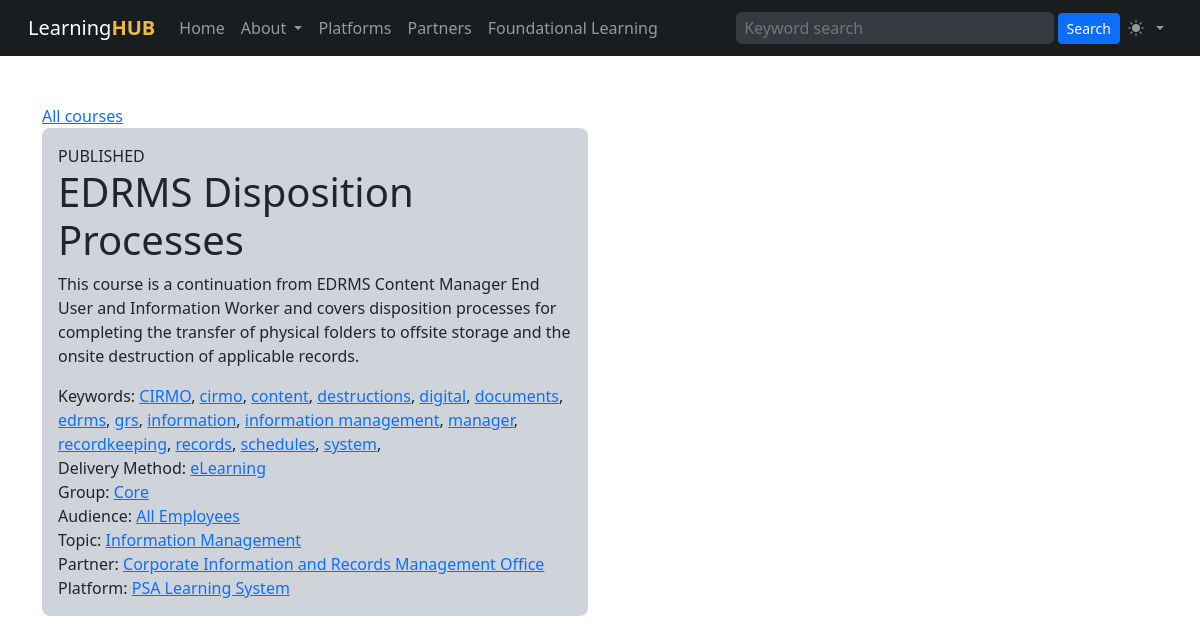
/course.php?cid=32, run on the app's committed database.
### tables this page shows
CREATE TABLE "courses" (
    "id" INTEGER PRIMARY KEY AUTOINCREMENT NOT NULL,
    "status" VARCHAR NOT NULL,
    "sortorder" INTEGER,
    "name" VARCHAR NOT NULL,
    "slug" VARCHAR,
    "description" VARCHAR NOT NULL,
    "created" DATETIME NOT NULL,
    "modified" DATETIME,
    "platform_last_updated" DATETIME,
    "expiry_date" DATETIME,
    "user_idir" VARCHAR,
    "course_id" INTEGER,
    "weight" INTEGER,
    "url" VARCHAR,
    "search" TEXT,
    "keywords" VARCHAR,
    "refresh_cycle" TEXT,
    "partner_id" INTEGER,
    "platform_id" INTEGER,
    "dmethod_id" INTEGER,
    "group_id" INTEGER,
    "audience_id" INTEGER,
    "topic_id" INTEGER,
    FOREIGN KEY(partner_id) REFERENCES learning_partners(id),
    FOREIGN KEY(platform_id) REFERENCES learning_platforms(id),
    FOREIGN KEY(dmethod_id) REFERENCES delivery_methods(id),
    FOREIGN KEY(group_id) REFERENCES groups(id),
    FOREIGN KEY(audience_id) REFERENCES audiences(id),
    FOREIGN KEY(topic_id) REFERENCES topics(id)
);

CREATE TABLE "delivery_methods" (
    "id" INTEGER PRIMARY KEY AUTOINCREMENT NOT NULL,
    "created" DATETIME,
    "modified" DATETIME,
    "sortorder" INTEGER,
    "name" VARCHAR,
    "slug" VARCHAR,
    "description" VARCHAR,
    "icon" VARCHAR,
    "color" VARCHAR
);

CREATE TABLE "groups" (
    "id" INTEGER PRIMARY KEY AUTOINCREMENT NOT NULL,
    "created" DATETIME,
    "modified" DATETIME,
    "sortorder" INTEGER,
    "name" VARCHAR,
    "slug" VARCHAR,
    "description" VARCHAR,
    "icon" VARCHAR,
    "color" VARCHAR
);

CREATE TABLE "audiences" (
    "id" INTEGER PRIMARY KEY AUTOINCREMENT NOT NULL,
    "created" DATETIME,
    "modified" DATETIME,
    "sortorder" INTEGER,
    "name" VARCHAR,
    "slug" VARCHAR,
    "description" VARCHAR,
    "icon" VARCHAR,
    "color" VARCHAR
);

CREATE TABLE "topics" (
    "id" INTEGER PRIMARY KEY AUTOINCREMENT NOT NULL,
    "created" DATETIME,
    "modified" DATETIME,
    "sortorder" INTEGER,
    "name" VARCHAR,
    "slug" VARCHAR,
    "description" VARCHAR,
    "icon" VARCHAR,
    "color" VARCHAR
);

CREATE TABLE "learning_partners" (
    "id" INTEGER PRIMARY KEY AUTOINCREMENT NOT NULL,
    "created" DATETIME,
    "modified" DATETIME,
    "sortorder" INTEGER,
    "name" VARCHAR,
    "slug" VARCHAR,
    "description" VARCHAR,
    "icon" VARCHAR,
    "logo" VARCHAR,
    "color" VARCHAR,
    "url" VARCHAR,
    "admin_name" VARCHAR,
    "admin_email" VARCHAR
);

CREATE TABLE "learning_platforms" (
    "id" INTEGER PRIMARY KEY AUTOINCREMENT NOT NULL,
    "created" DATETIME,
    "modified" DATETIME,
    "sortorder" INTEGER,
    "name" VARCHAR,
    "slug" VARCHAR,
    "description" VARCHAR,
    "logo" VARCHAR,
    "icon" VARCHAR,
    "color" VARCHAR,
    "url" VARCHAR
);

### course.php (the view)
<?php
$db = new SQLite3('courses.sqlite', SQLITE3_OPEN_CREATE | SQLITE3_OPEN_READWRITE);
$db->enableExceptions(true);
?>
<?php require('template/header.php') ?>
<div class="container">
<div class="row">
<div class="col-md-6">
<div><a href="courses.php">All courses</a></div>
<?php
$cid = $_GET['cid'] ?? 0;
$sql = 'SELECT
            c.id AS cid,
            c.name AS cname,
            c.status AS cstatus,
            c.description AS cdesc,
            c.keywords AS ckeys,
            dm.id AS dmid,
            dm.name AS dmname,
            g.name AS groupname,
            g.id AS groupid,
            a.name AS audiencename,
            a.id AS audienceid,
            top.name AS topicname,
            top.id AS topicid,
            pa.name AS partnername,
            pa.id AS partnerid,
            plat.name AS platformname,
            plat.id AS platformid
        FROM
            courses c
        JOIN delivery_methods dm ON dm.id = c.dmethod_id
        JOIN groups g ON g.id = c.group_id
        JOIN audiences a ON a.id = c.audience_id
        JOIN topics top ON top.id = c.topic_id
        JOIN learning_partners pa ON pa.id = c.partner_id
        JOIN learning_platforms plat ON plat.id = c.platform_id
        WHERE c.id = ' . $cid . ';';
$statement = $db->prepare($sql);
$result = $statement->execute();
?>
<?php while ($row = $result->fetchArray()): ?>
    <div class="p-3 mb-2 bg-dark-subtle rounded-3">
        <div><?= strtoupper($row['cstatus']) ?></div>
        <h1><?= $row['cname'] ?></h1>
        <div class="mb-3"><?= $row['cdesc'] ?></div>
        <?php if(!empty($row['ckeys'])): ?>
        <?php $keys = explode(',',$row['ckeys']) ?>
        <div>
        Keywords:
        <?php foreach($keys as $k): ?>
        <a href="keyword.php?keyword=<?= $k ?>"><?= $k ?></a>,
        <?php endforeach ?>
        </div>
        <?php endif ?>
        <div>Delivery Method: <a href="filter.php?dmethod=<?= $row['dmid'] ?>"><?= $row['dmname'] ?></a></div>
        <div>Group: <a href="filter.php?group=<?= $row['groupid'] ?>"><?= $row['groupname'] ?></a></div>
        <div>Audience: <a href="filter.php?audience=<?= $row['audienceid'] ?>"><?= $row['audiencename'] ?></a></div>
        <div>Topic: <a href="filter.php?topic[]=<?= $row['topicid'] ?>"><?= $row['topicname'] ?></a></div>
        <div>Partner: <a href="filter.php?partner=<?= $row['partnerid'] ?>"><?= $row['partnername'] ?></a></div>
        <div>Platform: <a href="filter.php?platform=<?= $row['platformid'] ?>"><?= $row['platformname'] ?></a></div>
    </div>
<?php endwhile ?>
</div>
</div>
</div>
</body>
</html>

### data on the page
courses: status "PUBLISHED", name "EDRMS Disposition Processes", description "This course is a continuation from EDRMS Content Manager End User and Information Worker and covers disposition processes for completing the transfer of physical folders to offsite storage and the onsite destruction of applicable records.", keywords "CIRMO", keywords "cirmo", keywords "content", keywords "destructions", keywords "digital", keywords "documents", keywords "edrms", keywords "grs", keywords "information", keywords "information management", keywords "manager", keywords "recordkeeping", keywords "records", keywords "schedules", keywords "system", dmethod.name "eLearning", group.name "Core", audience.name "All Employees", topic.name "Information Management", partner.name "Corporate Information and Records Management Office", platform.name "PSA Learning System"
